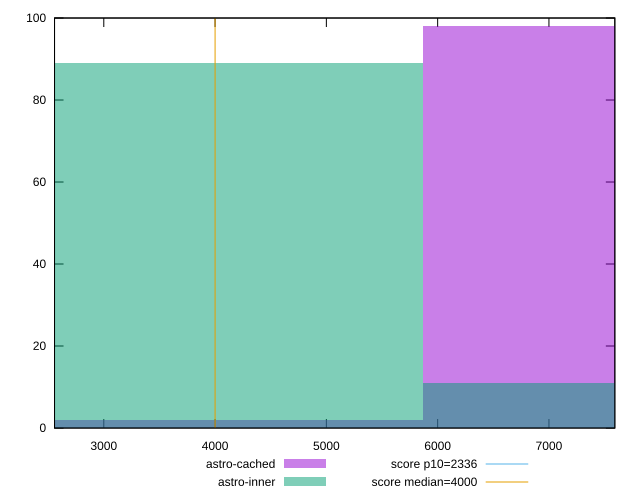

The script that saved this image:
reset

$astroCached <<EOF
3914.568120741353 2
7829.136241482706 98
EOF

$astroInner <<EOF
3914.568120741353 89
7829.136241482706 11
EOF

set key outside below
set boxwidth 3914.568120741353
set xrange [2557.392:7591.964100000001]
set yrange [0:100]
set trange [0:100]
set style fill transparent solid 0.5 noborder

set parametric
set terminal svg size 640, 500 enhanced background rgb 'white'
set output "reports/report_00033_2021-03-01T14-23-16.841Z/first-meaningful-paint/comparison/histogram/1_vs_2.svg"

plot $astroCached title "astro-cached" with boxes, \
     $astroInner title "astro-inner" with boxes, \
     2336,t title "score p10=2336", \
     4000,t title "score median=4000"

reset
